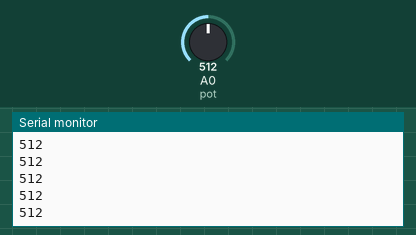
This sketch was run on a simulated Arduino Uno, built with avr-gcc and run on an emulated ATmega328P. Parts: the last lines printed to the serial monitor. Inputs (shaded band) come from the test bench; at power-on: A0 (pot) = 512.

Above: at 1.2 s.
1.3 s: A0 (pot) set to 716
At 2.0 s:
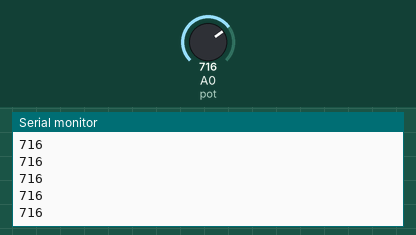
2.8 s: A0 (pot) set to 900
At 3.8 s:
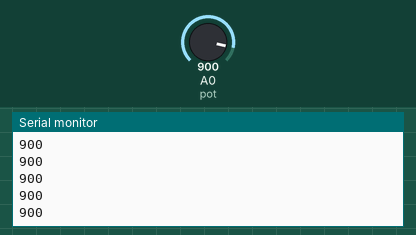
Timing chart, 0 to 5.0 s (numbered marks = the images above; inputs shaded):
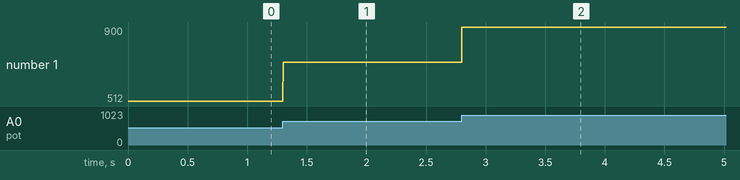

The sketch:

arduino_samplecode.ino
```cpp
int pot = A0;
int val = 0;
int start_time;
int now_time;


void setup() {
  // put your setup code here, to run once:
  Serial.begin(115200);
  pinMode(pot,INPUT);
}

void loop() {
  // put your main code here, to run repeatedly:

  start_time = micros();

  val = analogRead(pot);    //read analog input

  //val = map(/**************/);    //mapping  //not required in lab1-2

  Serial.println(val,DEC);     //print on Matlab

  now_time = micros();

  //micros : returns the number of microseconds(10^-6 s) since the
  //Arduino board began running current program
  while(now_time-start_time<2000){    //sampling period 所以目前sampling period = 5000 * 10^-6 = 0.005(s)
    now_time = micros();              //sampling rate = 1 / 0.005 = 200(Hz)
    //公式：sampling period = 1 / (fs * 10^-6)
    //80Hz：sampling period = 12500
    //100Hz：sampling period = 10000
    //200Hz：sampling period = 5000
    //500Hz：sampling period = 2000
  }
}
```

Measured:
- after the input at 1.3 s, the serial monitor: prints a new line at once (image 1)
- after the input at 2.8 s, the serial monitor: prints a new line at once (image 2)
- plotted number 1: 512 → 716 after the input at 1.3 s, 716 → 900 after the input at 2.8 s
